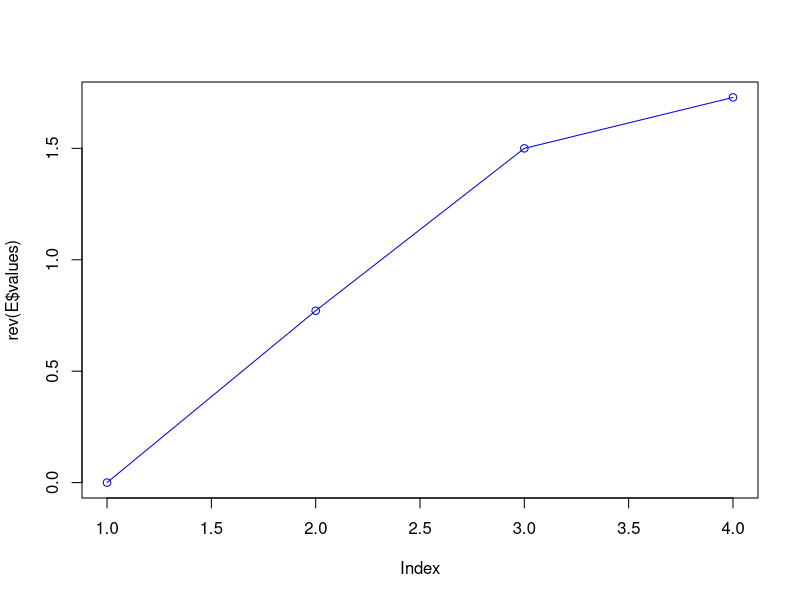
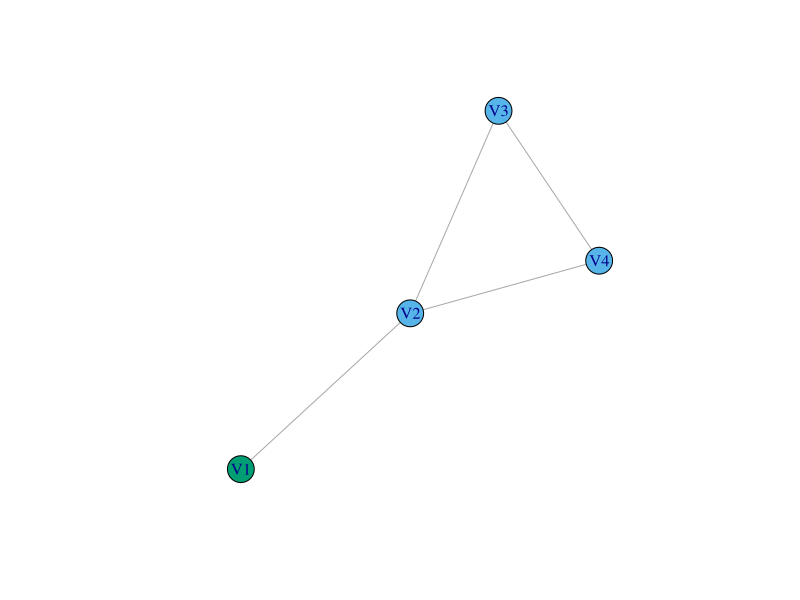

Write the R code that produced these figures, in order.
library(igraph)

S=as.matrix(read.csv("SymmetricMatrix4.csv",header=FALSE))
#S=as.matrix(read.csv("similarity_matrix.csv",header=FALSE))
n=nrow(S)

G=graph.adjacency(S,mode="undirected",)
L=graph.laplacian(G,norm=TRUE)

E=eigen(L, symmetric=TRUE, only.values=FALSE)
U=E$vectors
print("EIGEN VALUES:")
print(E$values)
print("EIGEN VECTORS :")
#print(U)
UR=matrix(0,n,n)
for(i in 1:n){
  UR[,i]=U[,n-i+1]
}
print(UR)
#k can be determined by eigen gap

plot(rev(E$values),type="o",col="blue")
k=2

X=matrix(0,n,k-1)
for(i in 1:ncol(X)){
    X[,i]=UR[,i]
}
print("  X:")
print(X)
cluster=kmeans(X,k)$cluster
V(G)$color=cluster+1
plot(G)